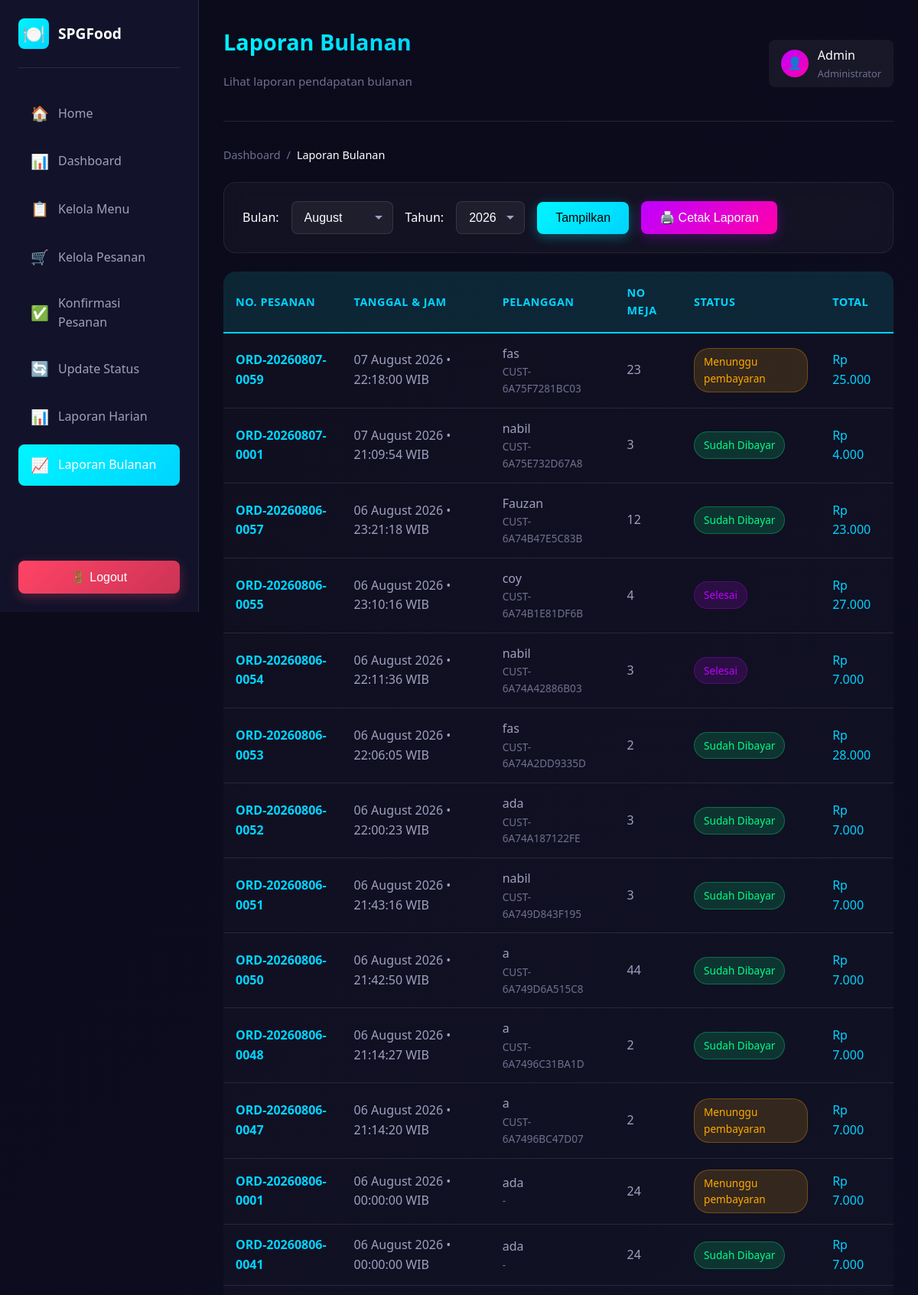
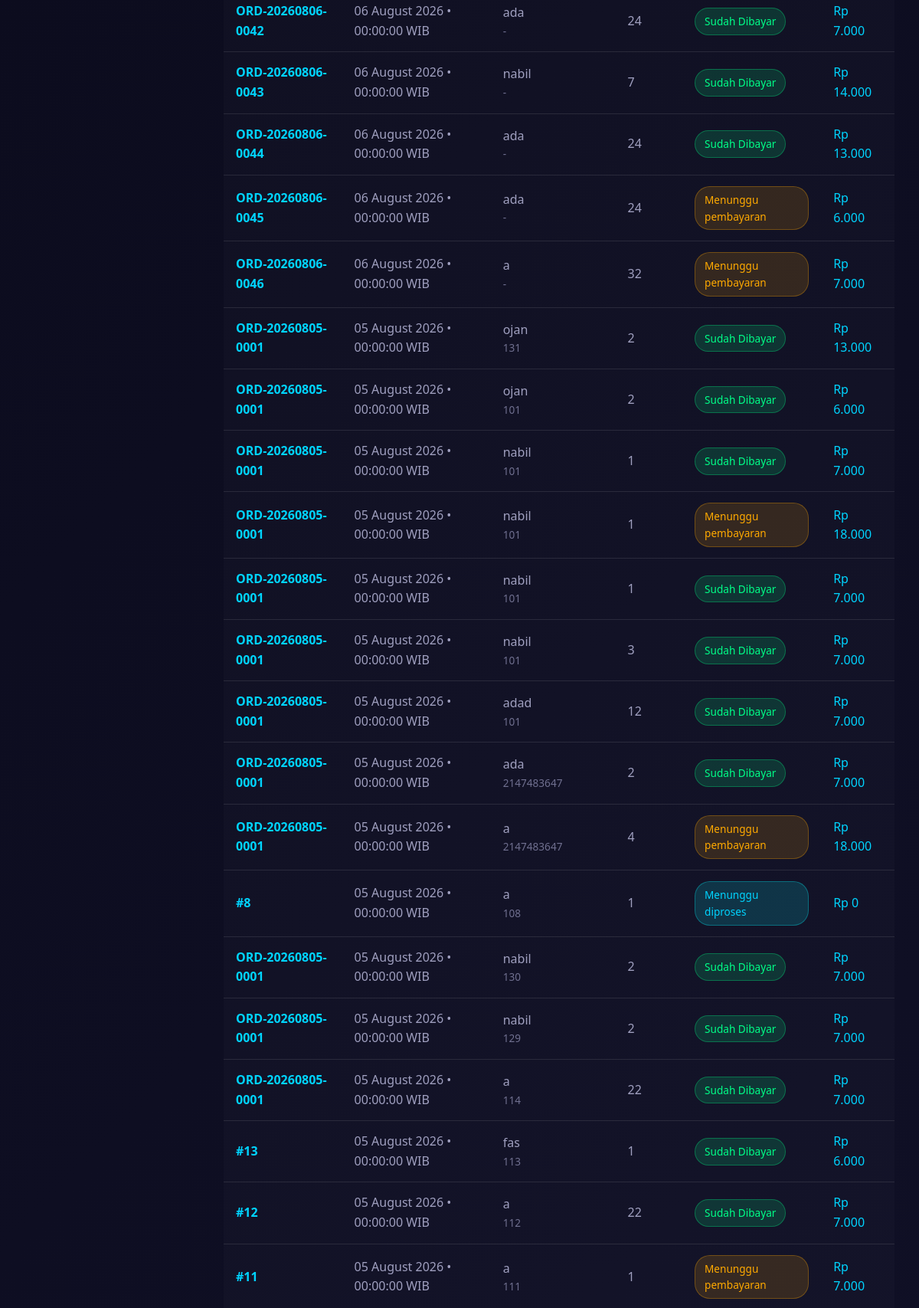
The app's page /laporan_bulanan.php (signed in, upper part) with its own data (2 pictures, top to bottom).
### tables this page shows
CREATE TABLE `data_pesanan` (
  `id_pesanan` int(11) NOT NULL,
  `tgl_pesanan` datetime DEFAULT NULL,
  `nama_pelanggan` varchar(100) DEFAULT NULL,
  `no_meja` varchar(20) DEFAULT NULL,
  `kode_pelanggan` varchar(50) DEFAULT NULL,
  `id_pelanggan` int(11) DEFAULT NULL,
  `total_harga` decimal(10,2) NOT NULL DEFAULT 0.00,
  `status` varchar(30) NOT NULL DEFAULT 'Menunggu',
  `metode_pembayaran` varchar(50) DEFAULT NULL,
  `nomor_pesanan` varchar(20) DEFAULT NULL
);

### laporan_bulanan.php (the view, shortened to what this page needs)
<?php
include "koneksi.php";
$bulan = isset($_GET['bulan']) ? $_GET['bulan'] : date('m');
$tahun = isset($_GET['tahun']) ? $_GET['tahun'] : date('Y');
$ambil = mysqli_query($conn, "SELECT id_pesanan, tgl_pesanan, kode_pelanggan, total_harga, nama_pelanggan, no_meja, status, nomor_pesanan
                                  FROM data_pesanan
                                  WHERE MONTH(tgl_pesanan) = '$bulan' AND YEAR(tgl_pesanan) = '$tahun'
                                  ORDER BY tgl_pesanan DESC");
$total_pendapatan = 0;
?>
<!DOCTYPE html>
<html lang="id">
<head>
    <link rel="stylesheet" href="assets/css/style.css">
</head>
<body>
<?php include "includes/sidebar.php"; ?>
<main class="main-content">
    <?php include "includes/header.php"; ?>
    <nav class="breadcrumb">
        <a href="index.php" class="breadcrumb-item">Dashboard</a>
        <span class="breadcrumb-separator">/</span>
        <span class="breadcrumb-item active">Laporan Bulanan</span>
    </nav>
    <div class="glass-card mb-3">
        <form method="get" class="d-flex align-center gap-2" style="flex-wrap: wrap;">
            <label style="color: var(--text-primary);">Bulan:</label>
            <select name="bulan" class="form-control" style="width: auto;">
                <?php for($i=1; $i<=12; $i++): ?>
                <option value="<?= str_pad($i, 2, '0', STR_PAD_LEFT) ?>" <?= $i == $bulan ? 'selected' : '' ?>>
                    <?= date('F', mktime(0, 0, 0, $i, 1)) ?>
                </option>
                <?php endfor; ?>
            </select>
            <label style="color: var(--text-primary);">Tahun:</label>
            <select name="tahun" class="form-control" style="width: auto;">
                <?php for($y=date('Y'); $y>=date('Y')-5; $y--): ?>
                <option value="<?= $y ?>" <?= $y == $tahun ? 'selected' : '' ?>><?= $y ?></option>
                <?php endfor; ?>
            </select>
            <button type="submit" class="btn btn-primary">Tampilkan</button>
            <button type="button" onclick="window.print()" class="btn btn-secondary">🖨️ Cetak Laporan</button>
        </form>
    </div>
    <div class="table-container">
        <?php if (mysqli_num_rows($ambil) > 0): ?>
        <table class="table">
            <thead>
                <tr>
                    <th>No. Pesanan</th>
                    <th>Tanggal & Jam</th>
                    <th>Pelanggan</th>
                    <th>No Meja</th>
                    <th>Status</th>
                    <th>Total</th>
                </tr>
            </thead>
            <tbody>
                <?php while($data = mysqli_fetch_assoc($ambil)): ?>
                <tr>
                    <td style="font-weight: 600; color: var(--neon-cyan);"><?= $data['nomor_pesanan'] ?? '#' . $data['id_pesanan'] ?></td>
                    <td><?= date('d F Y • H:i:s', strtotime($data['tgl_pesanan'])) ?> WIB</td>
                    <td>
                        <div style="font-weight: 500;"><?= $data['nama_pelanggan'] ?></div>
                        <div style="font-size: 0.85rem; color: var(--text-muted);"><?= !empty($data['kode_pelanggan']) ? $data['kode_pelanggan'] : '-' ?></div>
                    </td>
                    <td><?= $data['no_meja'] ?></td>
                    <td>
                        <?php
                        $statusClass = 'status-pending';
                        if (strpos($data['status'], 'diproses') !== false) $statusClass = 'status-processing';
                        elseif (strpos($data['status'], 'Dibayar') !== false) $statusClass = 'status-paid';
                        elseif (strpos($data['status'], 'Selesai') !== false) $statusClass = 'status-completed';
                        ?>
                        <span class="status-badge <?= $statusClass ?>"><?= $data['status'] ?></span>
                    </td>
                    <td style="color: var(--neon-cyan); font-weight: 500;">Rp <?= number_format($data['total_harga'], 0, ',', '.') ?></td>
                </tr>
                <?php $total_pendapatan += $data['total_harga']; endwhile; ?>
            </tbody>
        </table>
        <?php endif; ?>
    </div>
</main>
</body>
</html>

### records on screen
data_pesanan: nomor_pesanan "ORD-20260807-0059", tgl_pesanan "07 August 2026 • 22:18:00", nama_pelanggan "fas", kode_pelanggan "CUST-6A75F7281BC03", no_meja "23", status "Menunggu pembayaran", total_harga "25.000"
data_pesanan: nomor_pesanan "ORD-20260807-0001", tgl_pesanan "07 August 2026 • 21:09:54", nama_pelanggan "nabil", kode_pelanggan "CUST-6A75E732D67A8", no_meja "3", status "Sudah Dibayar", total_harga "4.000"
data_pesanan: nomor_pesanan "ORD-20260806-0057", tgl_pesanan "06 August 2026 • 23:21:18", nama_pelanggan "Fauzan", kode_pelanggan "CUST-6A74B47E5C83B", no_meja "12", status "Sudah Dibayar", total_harga "23.000"
data_pesanan: nomor_pesanan "ORD-20260806-0055", tgl_pesanan "06 August 2026 • 23:10:16", nama_pelanggan "coy", kode_pelanggan "CUST-6A74B1E81DF6B", no_meja "4", status "Selesai", total_harga "27.000"
data_pesanan: nomor_pesanan "ORD-20260806-0054", tgl_pesanan "06 August 2026 • 22:11:36", nama_pelanggan "nabil", kode_pelanggan "CUST-6A74A42886B03", no_meja "3", status "Selesai", total_harga "7.000"
data_pesanan: nomor_pesanan "ORD-20260806-0053", tgl_pesanan "06 August 2026 • 22:06:05", nama_pelanggan "fas", kode_pelanggan "CUST-6A74A2DD9335D", no_meja "2", status "Sudah Dibayar", total_harga "28.000"
data_pesanan: nomor_pesanan "ORD-20260806-0052", tgl_pesanan "06 August 2026 • 22:00:23", nama_pelanggan "ada", kode_pelanggan "CUST-6A74A187122FE", no_meja "3", status "Sudah Dibayar", total_harga "7.000"
data_pesanan: nomor_pesanan "ORD-20260806-0051", tgl_pesanan "06 August 2026 • 21:43:16", nama_pelanggan "nabil", kode_pelanggan "CUST-6A749D843F195", no_meja "3", status "Sudah Dibayar", total_harga "7.000"
data_pesanan: nomor_pesanan "ORD-20260806-0050", tgl_pesanan "06 August 2026 • 21:42:50", nama_pelanggan "a", kode_pelanggan "CUST-6A749D6A515C8", no_meja "44", status "Sudah Dibayar", total_harga "7.000"
data_pesanan: nomor_pesanan "ORD-20260806-0048", tgl_pesanan "06 August 2026 • 21:14:27", nama_pelanggan "a", kode_pelanggan "CUST-6A7496C31BA1D", no_meja "2", status "Sudah Dibayar", total_harga "7.000"
data_pesanan: nomor_pesanan "ORD-20260806-0047", tgl_pesanan "06 August 2026 • 21:14:20", nama_pelanggan "a", kode_pelanggan "CUST-6A7496BC47D07", no_meja "2", status "Menunggu pembayaran", total_harga "7.000"
data_pesanan: nomor_pesanan "ORD-20260806-0001", tgl_pesanan "06 August 2026 • 00:00:00", nama_pelanggan "ada", no_meja "24", status "Menunggu pembayaran", total_harga "7.000"
data_pesanan: nomor_pesanan "ORD-20260806-0041", tgl_pesanan "06 August 2026 • 00:00:00", nama_pelanggan "ada", no_meja "24", status "Sudah Dibayar", total_harga "7.000"
data_pesanan: nomor_pesanan "ORD-20260806-0042", tgl_pesanan "06 August 2026 • 00:00:00", nama_pelanggan "ada", no_meja "24", status "Sudah Dibayar", total_harga "7.000"
data_pesanan: nomor_pesanan "ORD-20260806-0043", tgl_pesanan "06 August 2026 • 00:00:00", nama_pelanggan "nabil", no_meja "7", status "Sudah Dibayar", total_harga "14.000"
data_pesanan: nomor_pesanan "ORD-20260806-0044", tgl_pesanan "06 August 2026 • 00:00:00", nama_pelanggan "ada", no_meja "24", status "Sudah Dibayar", total_harga "13.000"
data_pesanan: nomor_pesanan "ORD-20260806-0045", tgl_pesanan "06 August 2026 • 00:00:00", nama_pelanggan "ada", no_meja "24", status "Menunggu pembayaran", total_harga "6.000"
data_pesanan: nomor_pesanan "ORD-20260806-0046", tgl_pesanan "06 August 2026 • 00:00:00", nama_pelanggan "a", no_meja "32", status "Menunggu pembayaran", total_harga "7.000"
data_pesanan: nomor_pesanan "ORD-20260805-0001", tgl_pesanan "05 August 2026 • 00:00:00", nama_pelanggan "ojan", kode_pelanggan "131", no_meja "2", status "Sudah Dibayar", total_harga "13.000"
data_pesanan: nomor_pesanan "ORD-20260805-0001", tgl_pesanan "05 August 2026 • 00:00:00", nama_pelanggan "ojan", kode_pelanggan "101", no_meja "2", status "Sudah Dibayar", total_harga "6.000"
data_pesanan: nomor_pesanan "ORD-20260805-0001", tgl_pesanan "05 August 2026 • 00:00:00", nama_pelanggan "nabil", kode_pelanggan "101", no_meja "1", status "Sudah Dibayar", total_harga "7.000"
data_pesanan: nomor_pesanan "ORD-20260805-0001", tgl_pesanan "05 August 2026 • 00:00:00", nama_pelanggan "nabil", kode_pelanggan "101", no_meja "1", status "Menunggu pembayaran", total_harga "18.000"
data_pesanan: nomor_pesanan "ORD-20260805-0001", tgl_pesanan "05 August 2026 • 00:00:00", nama_pelanggan "nabil", kode_pelanggan "101", no_meja "1", status "Sudah Dibayar", total_harga "7.000"
data_pesanan: nomor_pesanan "ORD-20260805-0001", tgl_pesanan "05 August 2026 • 00:00:00", nama_pelanggan "nabil", kode_pelanggan "101", no_meja "3", status "Sudah Dibayar", total_harga "7.000"
data_pesanan: nomor_pesanan "ORD-20260805-0001", tgl_pesanan "05 August 2026 • 00:00:00", nama_pelanggan "adad", kode_pelanggan "101", no_meja "12", status "Sudah Dibayar", total_harga "7.000"
data_pesanan: nomor_pesanan "ORD-20260805-0001", tgl_pesanan "05 August 2026 • 00:00:00", nama_pelanggan "ada", kode_pelanggan "2147483647", no_meja "2", status "Sudah Dibayar", total_harga "7.000"
data_pesanan: nomor_pesanan "ORD-20260805-0001", tgl_pesanan "05 August 2026 • 00:00:00", nama_pelanggan "a", kode_pelanggan "2147483647", no_meja "4", status "Menunggu pembayaran", total_harga "18.000"
data_pesanan: nomor_pesanan+id_pesanan "#8", tgl_pesanan "05 August 2026 • 00:00:00", nama_pelanggan "a", kode_pelanggan "108", no_meja "1", status "Menunggu diproses", total_harga "0"
data_pesanan: nomor_pesanan "ORD-20260805-0001", tgl_pesanan "05 August 2026 • 00:00:00", nama_pelanggan "nabil", kode_pelanggan "130", no_meja "2", status "Sudah Dibayar", total_harga "7.000"
data_pesanan: nomor_pesanan "ORD-20260805-0001", tgl_pesanan "05 August 2026 • 00:00:00", nama_pelanggan "nabil", kode_pelanggan "129", no_meja "2", status "Sudah Dibayar", total_harga "7.000"
data_pesanan: nomor_pesanan "ORD-20260805-0001", tgl_pesanan "05 August 2026 • 00:00:00", nama_pelanggan "a", kode_pelanggan "114", no_meja "22", status "Sudah Dibayar", total_harga "7.000"
data_pesanan: nomor_pesanan+id_pesanan "#13", tgl_pesanan "05 August 2026 • 00:00:00", nama_pelanggan "fas", kode_pelanggan "113", no_meja "1", status "Sudah Dibayar", total_harga "6.000"
data_pesanan: nomor_pesanan+id_pesanan "#12", tgl_pesanan "05 August 2026 • 00:00:00", nama_pelanggan "a", kode_pelanggan "112", no_meja "22", status "Sudah Dibayar", total_harga "7.000"
data_pesanan: nomor_pesanan+id_pesanan "#11", tgl_pesanan "05 August 2026 • 00:00:00", nama_pelanggan "a", kode_pelanggan "111", no_meja "1", status "Menunggu pembayaran", total_harga "7.000"

### other values on screen
$pageTitle "Laporan Bulanan"
$pageSubtitle "Lihat laporan pendapatan bulanan"
form field bulan "August"
form field tahun "2026"
